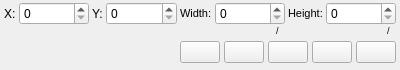
<?xml version="1.0" encoding="UTF-8"?>
<ui version="4.0">
 <class>Form</class>
 <widget class="QWidget" name="Form">
  <property name="geometry">
   <rect>
    <x>0</x>
    <y>0</y>
    <width>400</width>
    <height>80</height>
   </rect>
  </property>
  <property name="sizePolicy">
   <sizepolicy hsizetype="MinimumExpanding" vsizetype="Preferred">
    <horstretch>0</horstretch>
    <verstretch>0</verstretch>
   </sizepolicy>
  </property>
  <property name="minimumSize">
   <size>
    <width>390</width>
    <height>55</height>
   </size>
  </property>
  <property name="maximumSize">
   <size>
    <width>440</width>
    <height>70</height>
   </size>
  </property>
  <property name="windowTitle">
   <string>HW Crop (ROI)</string>
  </property>
  <layout class="QVBoxLayout" name="verticalLayout">
   <property name="spacing">
    <number>1</number>
   </property>
   <property name="leftMargin">
    <number>4</number>
   </property>
   <property name="topMargin">
    <number>2</number>
   </property>
   <property name="rightMargin">
    <number>4</number>
   </property>
   <property name="bottomMargin">
    <number>2</number>
   </property>
   <item>
    <layout class="QGridLayout" name="gridLayout_2">
     <property name="horizontalSpacing">
      <number>3</number>
     </property>
     <property name="verticalSpacing">
      <number>0</number>
     </property>
     <item row="0" column="2">
      <widget class="QLabel" name="roi_y_label">
       <property name="text">
        <string>Y:</string>
       </property>
      </widget>
     </item>
     <item row="0" column="1">
      <widget class="QSpinBox" name="roi_x_spinbox">
       <property name="sizePolicy">
        <sizepolicy hsizetype="Expanding" vsizetype="Fixed">
         <horstretch>0</horstretch>
         <verstretch>0</verstretch>
        </sizepolicy>
       </property>
       <property name="minimumSize">
        <size>
         <width>0</width>
         <height>22</height>
        </size>
       </property>
       <property name="maximumSize">
        <size>
         <width>95</width>
         <height>16777215</height>
        </size>
       </property>
       <property name="keyboardTracking">
        <bool>false</bool>
       </property>
       <property name="maximum">
        <number>99999</number>
       </property>
      </widget>
     </item>
     <item row="0" column="3">
      <widget class="QSpinBox" name="roi_y_spinbox">
       <property name="sizePolicy">
        <sizepolicy hsizetype="Expanding" vsizetype="Fixed">
         <horstretch>0</horstretch>
         <verstretch>0</verstretch>
        </sizepolicy>
       </property>
       <property name="minimumSize">
        <size>
         <width>0</width>
         <height>22</height>
        </size>
       </property>
       <property name="maximumSize">
        <size>
         <width>95</width>
         <height>16777215</height>
        </size>
       </property>
       <property name="keyboardTracking">
        <bool>false</bool>
       </property>
       <property name="maximum">
        <number>99999</number>
       </property>
      </widget>
     </item>
     <item row="0" column="7">
      <widget class="QSpinBox" name="roi_height_spinbox">
       <property name="sizePolicy">
        <sizepolicy hsizetype="Expanding" vsizetype="Fixed">
         <horstretch>0</horstretch>
         <verstretch>0</verstretch>
        </sizepolicy>
       </property>
       <property name="minimumSize">
        <size>
         <width>0</width>
         <height>22</height>
        </size>
       </property>
       <property name="maximumSize">
        <size>
         <width>95</width>
         <height>16777215</height>
        </size>
       </property>
       <property name="keyboardTracking">
        <bool>false</bool>
       </property>
       <property name="maximum">
        <number>99999</number>
       </property>
      </widget>
     </item>
     <item row="0" column="0">
      <widget class="QLabel" name="roi_x_label">
       <property name="text">
        <string>X:</string>
       </property>
      </widget>
     </item>
     <item row="0" column="6">
      <widget class="QLabel" name="roi_height_label">
       <property name="font">
        <font>
         <pointsize>8</pointsize>
        </font>
       </property>
       <property name="text">
        <string>Height:</string>
       </property>
      </widget>
     </item>
     <item row="0" column="5">
      <widget class="QSpinBox" name="roi_width_spinbox">
       <property name="sizePolicy">
        <sizepolicy hsizetype="Expanding" vsizetype="Fixed">
         <horstretch>0</horstretch>
         <verstretch>0</verstretch>
        </sizepolicy>
       </property>
       <property name="minimumSize">
        <size>
         <width>0</width>
         <height>22</height>
        </size>
       </property>
       <property name="maximumSize">
        <size>
         <width>95</width>
         <height>16777215</height>
        </size>
       </property>
       <property name="keyboardTracking">
        <bool>false</bool>
       </property>
       <property name="maximum">
        <number>99999</number>
       </property>
      </widget>
     </item>
     <item row="0" column="4">
      <widget class="QLabel" name="roi_width_label">
       <property name="font">
        <font>
         <pointsize>8</pointsize>
        </font>
       </property>
       <property name="text">
        <string>Width:</string>
       </property>
      </widget>
     </item>
     <item row="1" column="3">
      <widget class="PyDMLabel" name="roi_y_rbv_label">
       <property name="maximumSize">
        <size>
         <width>50</width>
         <height>14</height>
        </size>
       </property>
       <property name="font">
        <font>
         <pointsize>7</pointsize>
        </font>
       </property>
       <property name="alignment">
        <set>Qt::AlignRight|Qt::AlignTop|Qt::AlignTrailing</set>
       </property>
       <property name="precision">
        <number>0</number>
       </property>
       <property name="showUnits">
        <bool>false</bool>
       </property>
       <property name="precisionFromPV">
        <bool>false</bool>
       </property>
       <property name="alarmSensitiveContent">
        <bool>false</bool>
       </property>
       <property name="alarmSensitiveBorder">
        <bool>false</bool>
       </property>
       <property name="channel">
        <string>${cam_prefix}:MinY_RBV</string>
       </property>
      </widget>
     </item>
     <item row="1" column="1">
      <widget class="PyDMLabel" name="roi_x_rbv_label">
       <property name="maximumSize">
        <size>
         <width>50</width>
         <height>14</height>
        </size>
       </property>
       <property name="font">
        <font>
         <pointsize>7</pointsize>
        </font>
       </property>
       <property name="alignment">
        <set>Qt::AlignRight|Qt::AlignTop|Qt::AlignTrailing</set>
       </property>
       <property name="precision">
        <number>0</number>
       </property>
       <property name="showUnits">
        <bool>false</bool>
       </property>
       <property name="precisionFromPV">
        <bool>false</bool>
       </property>
       <property name="alarmSensitiveContent">
        <bool>false</bool>
       </property>
       <property name="alarmSensitiveBorder">
        <bool>false</bool>
       </property>
       <property name="channel">
        <string>${cam_prefix}:MinX_RBV</string>
       </property>
      </widget>
     </item>
     <item row="1" column="4" colspan="2">
      <layout class="QHBoxLayout" name="horizontalLayout_4">
       <property name="spacing">
        <number>1</number>
       </property>
       <item>
        <spacer name="horizontalSpacer">
         <property name="orientation">
          <enum>Qt::Horizontal</enum>
         </property>
         <property name="sizeHint" stdset="0">
          <size>
           <width>20</width>
           <height>0</height>
          </size>
         </property>
        </spacer>
       </item>
       <item>
        <widget class="PyDMLabel" name="roi_width_rbv_label">
         <property name="maximumSize">
          <size>
           <width>50</width>
           <height>14</height>
          </size>
         </property>
         <property name="font">
          <font>
           <pointsize>7</pointsize>
          </font>
         </property>
         <property name="alignment">
          <set>Qt::AlignLeading|Qt::AlignLeft|Qt::AlignTop</set>
         </property>
         <property name="precision">
          <number>0</number>
         </property>
         <property name="showUnits">
          <bool>false</bool>
         </property>
         <property name="precisionFromPV">
          <bool>false</bool>
         </property>
         <property name="alarmSensitiveContent">
          <bool>false</bool>
         </property>
         <property name="alarmSensitiveBorder">
          <bool>false</bool>
         </property>
         <property name="channel">
          <string>${cam_prefix}:SizeX_RBV</string>
         </property>
        </widget>
       </item>
       <item>
        <widget class="QLabel" name="sensor_x_sep_label_2">
         <property name="font">
          <font>
           <pointsize>7</pointsize>
          </font>
         </property>
         <property name="text">
          <string>/</string>
         </property>
         <property name="alignment">
          <set>Qt::AlignLeading|Qt::AlignLeft|Qt::AlignTop</set>
         </property>
        </widget>
       </item>
       <item>
        <widget class="PyDMLabel" name="sensor_width_label">
         <property name="maximumSize">
          <size>
           <width>70</width>
           <height>14</height>
          </size>
         </property>
         <property name="font">
          <font>
           <pointsize>7</pointsize>
          </font>
         </property>
         <property name="alignment">
          <set>Qt::AlignLeading|Qt::AlignLeft|Qt::AlignTop</set>
         </property>
         <property name="precision">
          <number>0</number>
         </property>
         <property name="showUnits">
          <bool>false</bool>
         </property>
         <property name="precisionFromPV">
          <bool>false</bool>
         </property>
         <property name="alarmSensitiveContent">
          <bool>false</bool>
         </property>
         <property name="alarmSensitiveBorder">
          <bool>false</bool>
         </property>
         <property name="PyDMToolTip">
          <string/>
         </property>
         <property name="channel">
          <string>${cam_prefix}:MaxSizeX_RBV</string>
         </property>
         <property name="enableRichText">
          <bool>false</bool>
         </property>
        </widget>
       </item>
      </layout>
     </item>
     <item row="1" column="6" colspan="2">
      <layout class="QHBoxLayout" name="horizontalLayout_5">
       <property name="spacing">
        <number>1</number>
       </property>
       <item>
        <spacer name="horizontalSpacer_2">
         <property name="orientation">
          <enum>Qt::Horizontal</enum>
         </property>
         <property name="sizeHint" stdset="0">
          <size>
           <width>20</width>
           <height>0</height>
          </size>
         </property>
        </spacer>
       </item>
       <item>
        <widget class="PyDMLabel" name="roi_height_rbv_label">
         <property name="maximumSize">
          <size>
           <width>50</width>
           <height>14</height>
          </size>
         </property>
         <property name="font">
          <font>
           <pointsize>7</pointsize>
          </font>
         </property>
         <property name="alignment">
          <set>Qt::AlignLeading|Qt::AlignLeft|Qt::AlignTop</set>
         </property>
         <property name="precision">
          <number>0</number>
         </property>
         <property name="showUnits">
          <bool>false</bool>
         </property>
         <property name="precisionFromPV">
          <bool>false</bool>
         </property>
         <property name="alarmSensitiveContent">
          <bool>false</bool>
         </property>
         <property name="alarmSensitiveBorder">
          <bool>false</bool>
         </property>
         <property name="channel">
          <string>${cam_prefix}:SizeY_RBV</string>
         </property>
        </widget>
       </item>
       <item>
        <widget class="QLabel" name="sensor_x_sep_label_3">
         <property name="font">
          <font>
           <pointsize>7</pointsize>
          </font>
         </property>
         <property name="text">
          <string>/</string>
         </property>
         <property name="alignment">
          <set>Qt::AlignLeading|Qt::AlignLeft|Qt::AlignTop</set>
         </property>
        </widget>
       </item>
       <item>
        <widget class="PyDMLabel" name="sensor_height_label">
         <property name="maximumSize">
          <size>
           <width>70</width>
           <height>14</height>
          </size>
         </property>
         <property name="font">
          <font>
           <pointsize>7</pointsize>
          </font>
         </property>
         <property name="alignment">
          <set>Qt::AlignLeading|Qt::AlignLeft|Qt::AlignTop</set>
         </property>
         <property name="precision">
          <number>0</number>
         </property>
         <property name="showUnits">
          <bool>false</bool>
         </property>
         <property name="precisionFromPV">
          <bool>false</bool>
         </property>
         <property name="alarmSensitiveContent">
          <bool>false</bool>
         </property>
         <property name="alarmSensitiveBorder">
          <bool>false</bool>
         </property>
         <property name="PyDMToolTip">
          <string/>
         </property>
         <property name="channel">
          <string>${cam_prefix}:MaxSizeY_RBV</string>
         </property>
         <property name="enableRichText">
          <bool>false</bool>
         </property>
        </widget>
       </item>
      </layout>
     </item>
    </layout>
   </item>
   <item>
    <widget class="QWidget" name="roi_tools_row" native="true">
     <layout class="QHBoxLayout" name="horizontalLayout">
      <property name="spacing">
       <number>4</number>
      </property>
      <property name="leftMargin">
       <number>0</number>
      </property>
      <property name="topMargin">
       <number>0</number>
      </property>
      <property name="rightMargin">
       <number>0</number>
      </property>
      <property name="bottomMargin">
       <number>0</number>
      </property>
      <item>
       <spacer name="spacer">
        <property name="orientation">
         <enum>Qt::Horizontal</enum>
        </property>
        <property name="sizeHint" stdset="0">
         <size>
          <width>10</width>
          <height>19</height>
         </size>
        </property>
       </spacer>
      </item>
      <item>
       <widget class="QPushButton" name="reset_roi_button">
        <property name="minimumSize">
         <size>
          <width>40</width>
          <height>0</height>
         </size>
        </property>
        <property name="maximumSize">
         <size>
          <width>45</width>
          <height>16777215</height>
         </size>
        </property>
        <property name="toolTip">
         <string>Resets to max sensor size.</string>
        </property>
        <property name="text">
         <string/>
        </property>
       </widget>
      </item>
      <item>
       <widget class="QPushButton" name="move_button">
        <property name="minimumSize">
         <size>
          <width>40</width>
          <height>0</height>
         </size>
        </property>
        <property name="maximumSize">
         <size>
          <width>45</width>
          <height>16777215</height>
         </size>
        </property>
        <property name="text">
         <string/>
        </property>
        <property name="checkable">
         <bool>true</bool>
        </property>
       </widget>
      </item>
      <item>
       <widget class="QPushButton" name="draw_button">
        <property name="minimumSize">
         <size>
          <width>40</width>
          <height>0</height>
         </size>
        </property>
        <property name="maximumSize">
         <size>
          <width>45</width>
          <height>16777215</height>
         </size>
        </property>
        <property name="text">
         <string/>
        </property>
        <property name="checkable">
         <bool>true</bool>
        </property>
       </widget>
      </item>
      <item>
       <widget class="QPushButton" name="crop_confirm_button">
        <property name="minimumSize">
         <size>
          <width>40</width>
          <height>0</height>
         </size>
        </property>
        <property name="maximumSize">
         <size>
          <width>45</width>
          <height>16777215</height>
         </size>
        </property>
        <property name="text">
         <string/>
        </property>
       </widget>
      </item>
      <item>
       <widget class="QPushButton" name="crop_cancel_button">
        <property name="minimumSize">
         <size>
          <width>40</width>
          <height>0</height>
         </size>
        </property>
        <property name="maximumSize">
         <size>
          <width>45</width>
          <height>16777215</height>
         </size>
        </property>
        <property name="text">
         <string/>
        </property>
       </widget>
      </item>
     </layout>
    </widget>
   </item>
  </layout>
 </widget>
 <customwidgets>
  <customwidget>
   <class>PyDMLabel</class>
   <extends>QLabel</extends>
   <header>pydm.widgets.label</header>
  </customwidget>
 </customwidgets>
 <resources/>
 <connections/>
</ui>
